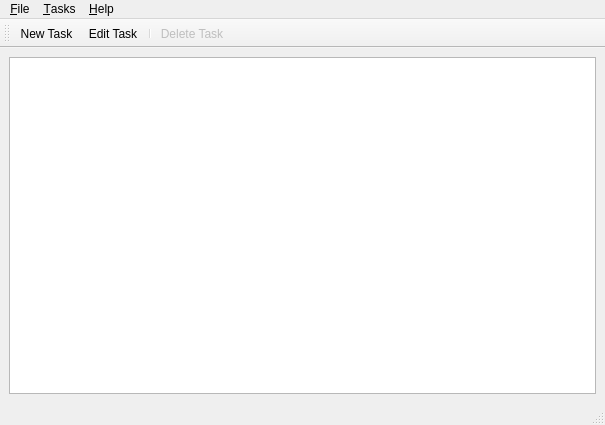
<?xml version="1.0" encoding="UTF-8"?>
<ui version="4.0">
 <class>MainWindow</class>
 <widget class="QMainWindow" name="MainWindow">
  <property name="geometry">
   <rect>
    <x>0</x>
    <y>0</y>
    <width>605</width>
    <height>425</height>
   </rect>
  </property>
  <property name="windowTitle">
   <string>Tasks!</string>
  </property>
  <property name="windowIcon">
   <iconset resource="icons.qrc">
    <normaloff>:/accessories-text-editor.png</normaloff>:/accessories-text-editor.png</iconset>
  </property>
  <widget class="QWidget" name="centralwidget">
   <layout class="QHBoxLayout" name="horizontalLayout">
    <item>
     <widget class="QTreeView" name="treeView">
      <property name="autoFillBackground">
       <bool>true</bool>
      </property>
      <property name="alternatingRowColors">
       <bool>false</bool>
      </property>
      <property name="sortingEnabled">
       <bool>true</bool>
      </property>
      <attribute name="headerVisible">
       <bool>true</bool>
      </attribute>
      <attribute name="headerVisible">
       <bool>true</bool>
      </attribute>
     </widget>
    </item>
   </layout>
  </widget>
  <widget class="QMenuBar" name="menubar">
   <property name="geometry">
    <rect>
     <x>0</x>
     <y>0</y>
     <width>605</width>
     <height>23</height>
    </rect>
   </property>
   <widget class="QMenu" name="menu_File">
    <property name="title">
     <string>&amp;File</string>
    </property>
    <addaction name="action_Open"/>
    <addaction name="separator"/>
    <addaction name="action_Exit"/>
   </widget>
   <widget class="QMenu" name="menu_Help">
    <property name="title">
     <string>&amp;Help</string>
    </property>
    <addaction name="action_Todo_Help"/>
    <addaction name="separator"/>
    <addaction name="actionA_bout_Todo"/>
   </widget>
   <widget class="QMenu" name="menu_Tasks">
    <property name="title">
     <string>&amp;Tasks</string>
    </property>
    <addaction name="actionNew_Task"/>
    <addaction name="actionEdit_Task"/>
    <addaction name="separator"/>
    <addaction name="actionDelete_Task"/>
   </widget>
   <addaction name="menu_File"/>
   <addaction name="menu_Tasks"/>
   <addaction name="menu_Help"/>
  </widget>
  <widget class="QStatusBar" name="statusbar"/>
  <widget class="QToolBar" name="toolBar">
   <property name="windowTitle">
    <string>toolBar</string>
   </property>
   <attribute name="toolBarArea">
    <enum>TopToolBarArea</enum>
   </attribute>
   <attribute name="toolBarBreak">
    <bool>false</bool>
   </attribute>
   <addaction name="actionNew_Task"/>
   <addaction name="actionEdit_Task"/>
   <addaction name="separator"/>
   <addaction name="actionDelete_Task"/>
  </widget>
  <action name="action_Todo_Help">
   <property name="text">
    <string>&amp;Todo Help...</string>
   </property>
  </action>
  <action name="actionA_bout_Todo">
   <property name="text">
    <string>A&amp;bout Todo...</string>
   </property>
  </action>
  <action name="action_Open">
   <property name="text">
    <string>&amp;Open...</string>
   </property>
  </action>
  <action name="action_Exit">
   <property name="text">
    <string>E&amp;xit</string>
   </property>
  </action>
  <action name="actionDelete_Task">
   <property name="enabled">
    <bool>false</bool>
   </property>
   <property name="icon">
    <iconset resource="icons.qrc">
     <normaloff>:/list-remove.png</normaloff>:/list-remove.png</iconset>
   </property>
   <property name="text">
    <string>Delete Task</string>
   </property>
   <property name="shortcut">
    <string>Ctrl+D</string>
   </property>
  </action>
  <action name="actionNew_Task">
   <property name="icon">
    <iconset resource="icons.qrc">
     <normaloff>:/list-add.png</normaloff>:/list-add.png</iconset>
   </property>
   <property name="text">
    <string>New Task</string>
   </property>
   <property name="shortcut">
    <string>Ctrl+N</string>
   </property>
  </action>
  <action name="actionEdit_Task">
   <property name="icon">
    <iconset resource="icons.qrc">
     <normaloff>:/stock_search-and-replace.png</normaloff>:/stock_search-and-replace.png</iconset>
   </property>
   <property name="text">
    <string>Edit Task</string>
   </property>
   <property name="shortcut">
    <string>Return</string>
   </property>
  </action>
 </widget>
 <resources>
  <include location="icons.qrc"/>
 </resources>
 <connections/>
</ui>
